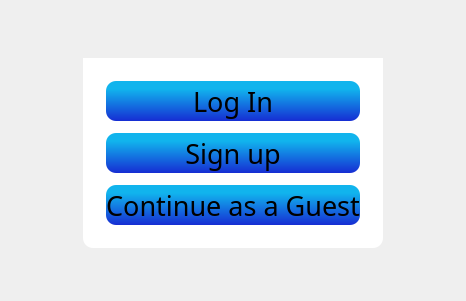
      <widget class="QWidget" name="ChooseRegisterType_Page">
       <layout class="QGridLayout" name="gridLayout_5">
        <item row="0" column="1">
         <spacer name="verticalSpacer_4">
          <property name="orientation">
           <enum>Qt::Orientation::Vertical</enum>
          </property>
          <property name="sizeType">
           <enum>QSizePolicy::Policy::MinimumExpanding</enum>
          </property>
          <property name="sizeHint" stdset="0">
           <size>
            <width>20</width>
            <height>10</height>
           </size>
          </property>
         </spacer>
        </item>
        <item row="1" column="0">
         <spacer name="horizontalSpacer_3">
          <property name="orientation">
           <enum>Qt::Orientation::Horizontal</enum>
          </property>
          <property name="sizeType">
           <enum>QSizePolicy::Policy::MinimumExpanding</enum>
          </property>
          <property name="sizeHint" stdset="0">
           <size>
            <width>20</width>
            <height>20</height>
           </size>
          </property>
         </spacer>
        </item>
        <item row="1" column="1">
         <layout class="QGridLayout" name="gridLayout_3">
          <item row="1" column="1">
           <widget class="QGroupBox" name="groupBox_3">
            <property name="styleSheet">
             <string notr="true">QGroupBox
{
	border-radius: 0px;
	padding: 3px;
}</string>
            </property>
            <property name="title">
             <string/>
            </property>
            <layout class="QVBoxLayout" name="verticalLayout_3">
             <property name="spacing">
              <number>0</number>
             </property>
             <property name="topMargin">
              <number>0</number>
             </property>
             <item>
              <widget class="QLabel" name="label">
               <property name="text">
                <string/>
               </property>
               <property name="pixmap">
                <pixmap resource="images.qrc">:/Logic/Graphics/Ready/Login Graphic.png</pixmap>
               </property>
               <property name="scaledContents">
                <bool>true</bool>
               </property>
              </widget>
             </item>
             <item>
              <widget class="QGroupBox" name="groupBox">
               <property name="styleSheet">
                <string notr="true">QGroupBox
{
	color:white;
	Background-color: White;
	border-bottom-left-radius: 10px;
	border-bottom-right-radius: 10px;
}

QPushButton
{
	font: 300 20pt &quot;Montserrat&quot;;
	Background: qlineargradient(spread:pad, x1:0.5, y1:1, x2:0.5, y2:0.2, stop:0 rgba(22, 45, 211, 255), stop:1 rgba(17, 180, 237, 255));
	Border-radius: 10px;
	height: 40px
}

QPushButton:hover
{
	font: 300 20pt &quot;Montserrat&quot;;
	Background: qlineargradient(spread:pad, x1:0.5, y1:1, x2:0.5, y2:0.2, stop:0 rgba(22, 45, 150, 255), stop:1 rgba(17, 180, 237, 255));
	Border-radius: 10px;
	height: 40px
}

QPushButton:pressed
{
	font: 300 20pt &quot;Montserrat&quot;;
	Background: qlineargradient(spread:pad, x1:0.5, y1:1, x2:0.5, y2:0.2, stop:0 rgba(22, 45, 150, 255), stop:1 rgba(17, 180, 150, 255));
	Border-radius: 10px;
	height: 40px;
}</string>
               </property>
               <property name="title">
                <string>sign in </string>
               </property>
               <layout class="QVBoxLayout" name="verticalLayout_2">
                <property name="spacing">
                 <number>12</number>
                </property>
                <property name="leftMargin">
                 <number>20</number>
                </property>
                <property name="topMargin">
                 <number>20</number>
                </property>
                <property name="rightMargin">
                 <number>20</number>
                </property>
                <property name="bottomMargin">
                 <number>20</number>
                </property>
                <item>
                 <widget class="QPushButton" name="Login_Button">
                  <property name="font">
                   <font>
                    <family>Montserrat</family>
                    <pointsize>20</pointsize>
                    <italic>false</italic>
                    <fontweight>Light</fontweight>
                   </font>
                  </property>
                  <property name="styleSheet">
                   <string notr="true"/>
                  </property>
                  <property name="text">
                   <string>Log In</string>
                  </property>
                  <property name="flat">
                   <bool>false</bool>
                  </property>
                 </widget>
                </item>
                <item>
                 <widget class="QPushButton" name="Signup_Button">
                  <property name="font">
                   <font>
                    <family>Montserrat</family>
                    <pointsize>20</pointsize>
                    <italic>false</italic>
                    <fontweight>Light</fontweight>
                   </font>
                  </property>
                  <property name="styleSheet">
                   <string notr="true"/>
                  </property>
                  <property name="text">
                   <string>Sign up</string>
                  </property>
                 </widget>
                </item>
                <item>
                 <widget class="QPushButton" name="Guest_Button">
                  <property name="font">
                   <font>
                    <family>Montserrat</family>
                    <pointsize>20</pointsize>
                    <italic>false</italic>
                    <fontweight>Light</fontweight>
                   </font>
                  </property>
                  <property name="styleSheet">
                   <string notr="true"/>
                  </property>
                  <property name="text">
                   <string>Continue as a Guest</string>
                  </property>
                 </widget>
                </item>
               </layout>
              </widget>
             </item>
            </layout>
           </widget>
          </item>
          <item row="0" column="1">
           <spacer name="verticalSpacer">
            <property name="orientation">
             <enum>Qt::Orientation::Vertical</enum>
            </property>
            <property name="sizeType">
             <enum>QSizePolicy::Policy::MinimumExpanding</enum>
            </property>
            <property name="sizeHint" stdset="0">
             <size>
              <width>20</width>
              <height>20</height>
             </size>
            </property>
           </spacer>
          </item>
          <item row="1" column="0">
           <spacer name="horizontalSpacer">
            <property name="orientation">
             <enum>Qt::Orientation::Horizontal</enum>
            </property>
            <property name="sizeType">
             <enum>QSizePolicy::Policy::MinimumExpanding</enum>
            </property>
            <property name="sizeHint" stdset="0">
             <size>
              <width>40</width>
              <height>20</height>
             </size>
            </property>
           </spacer>
          </item>
          <item row="2" column="1">
           <spacer name="verticalSpacer_2">
            <property name="orientation">
             <enum>Qt::Orientation::Vertical</enum>
            </property>
            <property name="sizeType">
             <enum>QSizePolicy::Policy::MinimumExpanding</enum>
            </property>
            <property name="sizeHint" stdset="0">
             <size>
              <width>20</width>
              <height>20</height>
             </size>
            </property>
           </spacer>
          </item>
          <item row="1" column="2">
           <spacer name="horizontalSpacer_2">
            <property name="orientation">
             <enum>Qt::Orientation::Horizontal</enum>
            </property>
            <property name="sizeHint" stdset="0">
             <size>
              <width>40</width>
              <height>20</height>
             </size>
            </property>
           </spacer>
          </item>
         </layout>
        </item>
        <item row="1" column="2">
         <spacer name="horizontalSpacer_4">
          <property name="orientation">
           <enum>Qt::Orientation::Horizontal</enum>
          </property>
          <property name="sizeType">
           <enum>QSizePolicy::Policy::MinimumExpanding</enum>
          </property>
          <property name="sizeHint" stdset="0">
           <size>
            <width>20</width>
            <height>20</height>
           </size>
          </property>
         </spacer>
        </item>
        <item row="2" column="1">
         <spacer name="verticalSpacer_13">
          <property name="orientation">
           <enum>Qt::Orientation::Vertical</enum>
          </property>
          <property name="sizeType">
           <enum>QSizePolicy::Policy::MinimumExpanding</enum>
          </property>
          <property name="sizeHint" stdset="0">
           <size>
            <width>20</width>
            <height>10</height>
           </size>
          </property>
         </spacer>
        </item>
       </layout>
      </widget>
